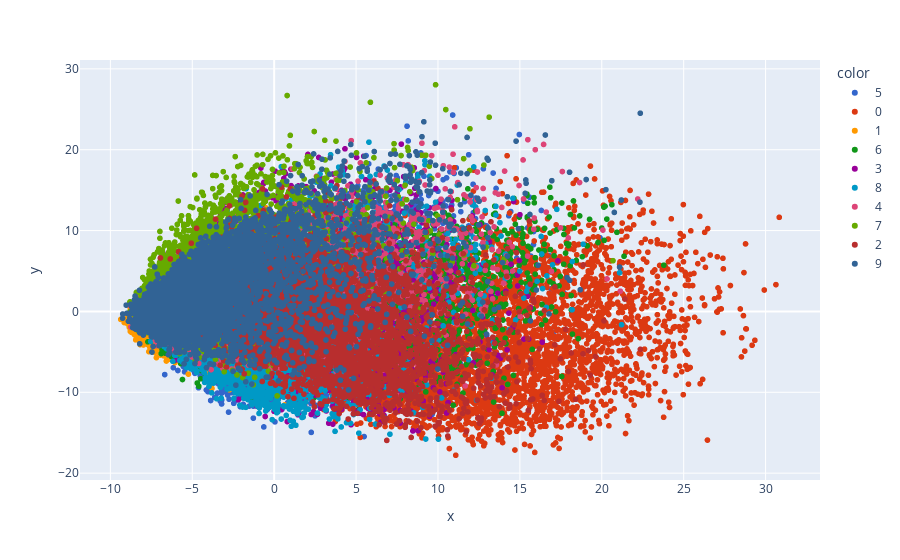

Notebook source saved alongside this figure:
### Code cell
import plotly.express as px
y_train_trf = y_train.astype(str)
fig = px.scatter(x=X_train_trf[:,0],
                 y=X_train_trf[:,1],
                 color=y_train_trf,
                 color_discrete_sequence=px.colors.qualitative.G10
                )
fig.show()

### Figure 1 — Plotly figure (JSON) as saved in the notebook; plotly's stock layout.template omitted (floating-point values rounded to 4 significant figures; data arrays with more than 128 entries replaced by an {"elided": "..."} marker saying what was removed)
{"data": [{"hovertemplate": "color=5<br>x=%{x}<br>y=%{y}<extra></extra>", "legendgroup": "5", "marker": {"color": "#3366CC", "symbol": "circle"}, "mode": "markers", "name": "5", "showlegend": true, "type": "scattergl", "x": {"elided": "4317 float values"}, "xaxis": "x", "y": {"elided": "4317 float values"}, "yaxis": "y"}, {"hovertemplate": "color=0<br>x=%{x}<br>y=%{y}<extra></extra>", "legendgroup": "0", "marker": {"color": "#DC3912", "symbol": "circle"}, "mode": "markers", "name": "0", "showlegend": true, "type": "scattergl", "x": {"elided": "4748 float values"}, "xaxis": "x", "y": {"elided": "4748 float values"}, "yaxis": "y"}, {"hovertemplate": "color=1<br>x=%{x}<br>y=%{y}<extra></extra>", "legendgroup": "1", "marker": {"color": "#FF9900", "symbol": "circle"}, "mode": "markers", "name": "1", "showlegend": true, "type": "scattergl", "x": {"elided": "5420 float values"}, "xaxis": "x", "y": {"elided": "5420 float values"}, "yaxis": "y"}, {"hovertemplate": "color=6<br>x=%{x}<br>y=%{y}<extra></extra>", "legendgroup": "6", "marker": {"color": "#109618", "symbol": "circle"}, "mode": "markers", "name": "6", "showlegend": true, "type": "scattergl", "x": {"elided": "4741 float values"}, "xaxis": "x", "y": {"elided": "4741 float values"}, "yaxis": "y"}, {"hovertemplate": "color=3<br>x=%{x}<br>y=%{y}<extra></extra>", "legendgroup": "3", "marker": {"color": "#990099", "symbol": "circle"}, "mode": "markers", "name": "3", "showlegend": true, "type": "scattergl", "x": {"elided": "4912 float values"}, "xaxis": "x", "y": {"elided": "4912 float values"}, "yaxis": "y"}, {"hovertemplate": "color=8<br>x=%{x}<br>y=%{y}<extra></extra>", "legendgroup": "8", "marker": {"color": "#0099C6", "symbol": "circle"}, "mode": "markers", "name": "8", "showlegend": true, "type": "scattergl", "x": {"elided": "4691 float values"}, "xaxis": "x", "y": {"elided": "4691 float values"}, "yaxis": "y"}, {"hovertemplate": "color=4<br>x=%{x}<br>y=%{y}<extra></extra>", "legendgroup": "4", "marker": {"color": "#DD4477", "symbol": "circle"}, "mode": "markers", "name": "4", "showlegend": true, "type": "scattergl", "x": {"elided": "4666 float values"}, "xaxis": "x", "y": {"elided": "4666 float values"}, "yaxis": "y"}, {"hovertemplate": "color=7<br>x=%{x}<br>y=%{y}<extra></extra>", "legendgroup": "7", "marker": {"color": "#66AA00", "symbol": "circle"}, "mode": "markers", "name": "7", "showlegend": true, "type": "scattergl", "x": {"elided": "4966 float values"}, "xaxis": "x", "y": {"elided": "4966 float values"}, "yaxis": "y"}, {"hovertemplate": "color=2<br>x=%{x}<br>y=%{y}<extra></extra>", "legendgroup": "2", "marker": {"color": "#B82E2E", "symbol": "circle"}, "mode": "markers", "name": "2", "showlegend": true, "type": "scattergl", "x": {"elided": "4784 float values"}, "xaxis": "x", "y": {"elided": "4784 float values"}, "yaxis": "y"}, {"hovertemplate": "color=9<br>x=%{x}<br>y=%{y}<extra></extra>", "legendgroup": "9", "marker": {"color": "#316395", "symbol": "circle"}, "mode": "markers", "name": "9", "showlegend": true, "type": "scattergl", "x": {"elided": "4755 float values"}, "xaxis": "x", "y": {"elided": "4755 float values"}, "yaxis": "y"}], "layout": {"legend": {"title": {"text": "color"}, "tracegroupgap": 0}, "margin": {"t": 60}, "xaxis": {"anchor": "y", "domain": [0, 1], "title": {"text": "x"}}, "yaxis": {"anchor": "x", "domain": [0, 1], "title": {"text": "y"}}}}
